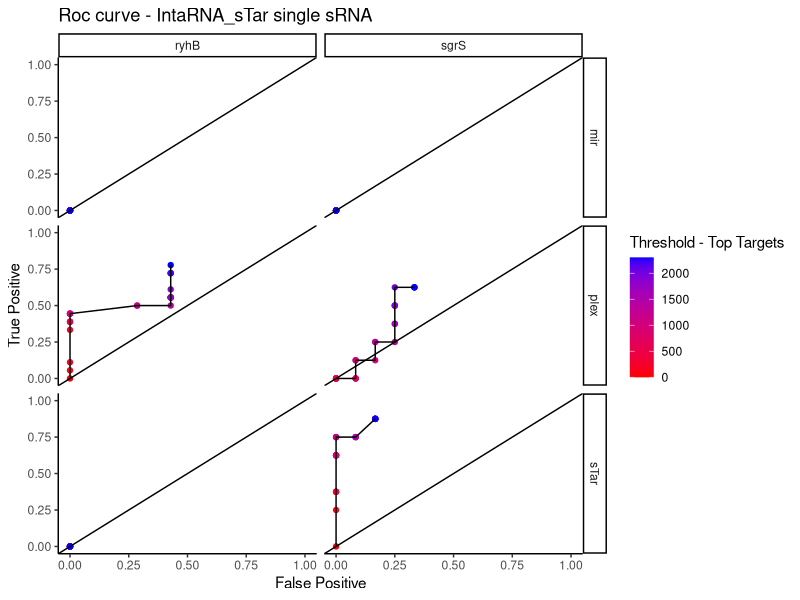
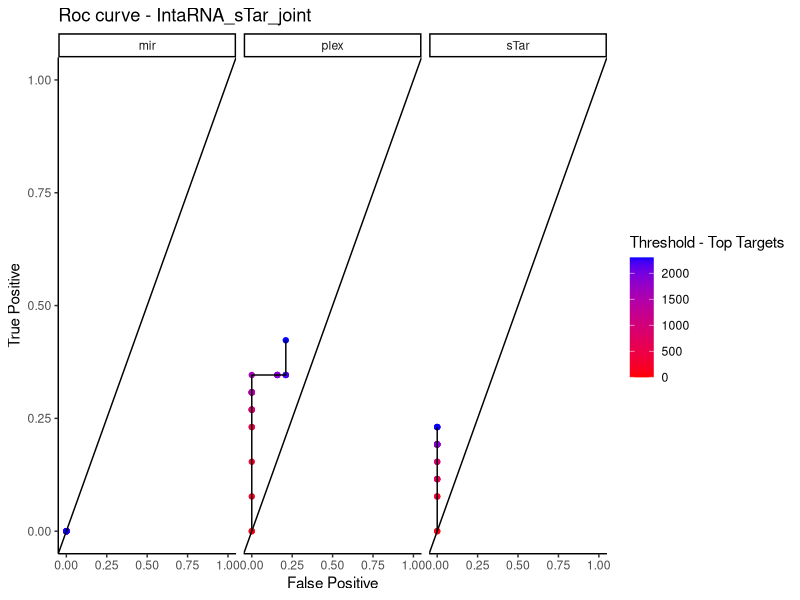
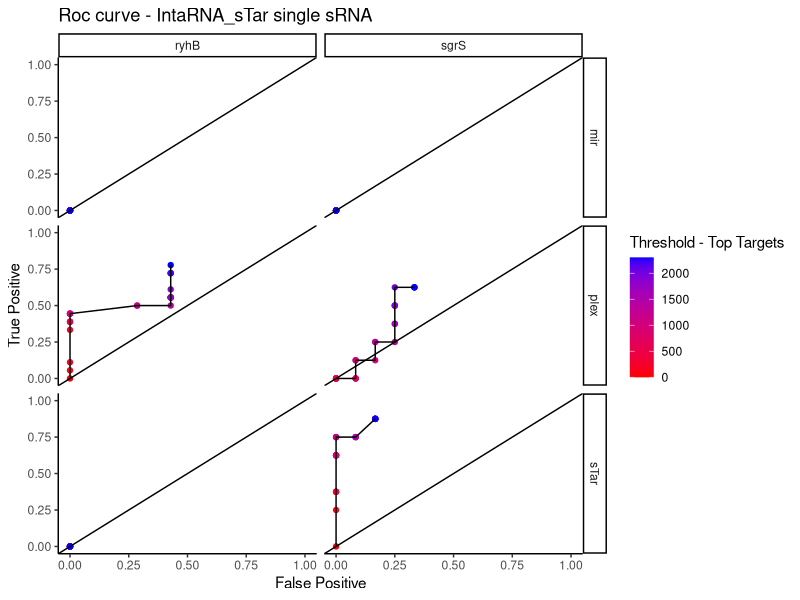
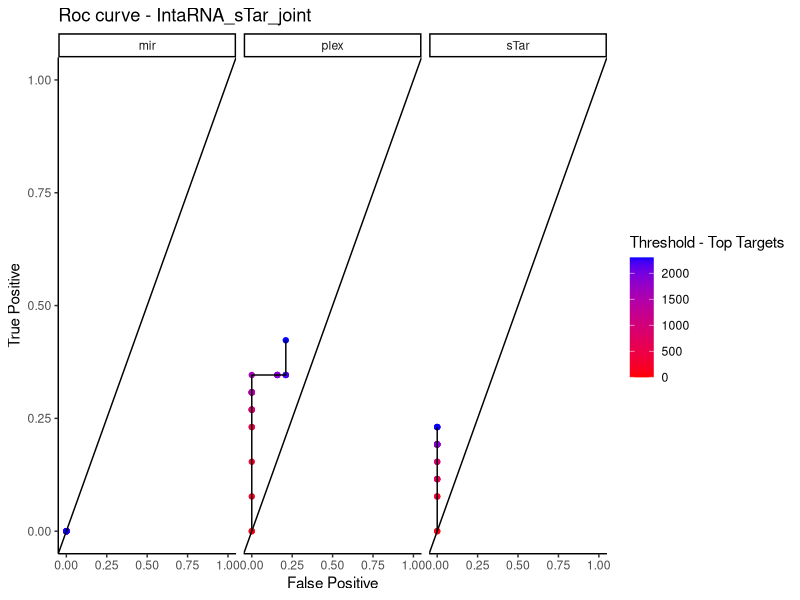

The R source for these figures, in order:

# R <- Version 4.0.2

#Import Libraries
library(dplyr)
library(tidyr)
library(ggplot2)

##### Import Data #####

#### IntaRNA_sTAR predictions

### sRNA ryhB
######## Predictions

tar_r<- read.delim('Predictions/res_tar.csv',header = T,sep = ';',stringsAsFactors = F) %>% select(id1,id2,E) %>% mutate(alg='sTar')

mir_r<- read.delim('Predictions/miranda_r.csv',header=T,sep=';',stringsAsFactors = F) %>% rename(id2=Seq1,id1=Seq2,E=Max.Energy) %>% select(id1,id2,E) %>% mutate(alg='mir')

plex <- read.delim('Predictions/plex.csv',header = F,
                   col.names =c('id1','id2','range1','range2','E'),
                   sep=';',stringsAsFactors = F) %>% 
  select(id1,id2,E) %>% mutate(alg='plex',E=as.numeric(E))

######## Validated Target

ver_r<- c('b0118','b0156','b0592','b0683','b0721',
          'b0722','b1531','b1612','b1656','b1778',
          'b1981','b2155','b2530','b3365','b3510',
          'b3607','b3928','b4154')

######## Validated non-Target

fp_r <- c('b3336','b1683','b4367','b1684',
          'b0150','b1905','b2832')

### sRNA sgrS
######## Predictions
tar_s<- read.delim('Predictions/res_tar_s.csv',header = T,sep = ';',stringsAsFactors = F)%>% mutate(id2='sgrS')%>% select(id1,id2,E) %>% mutate(alg='sTar')

mir_s<- read.delim('Predictions/miranda_s.csv',header=T,sep=';',stringsAsFactors = F) %>% rename(id2=Seq1,id1=Seq2,E=Max.Energy) %>% select(id1,id2,E)%>% mutate(alg='mir')

######## Validated Target

ver_s <- c('b1101','b1658','b1817','b1818',
         'b2153','b3433','b3826','b4116')

######## Validated non-Target

fp_s <- c('b1973','b0573','b0296','b4506','b1857','b1856',
        'b1178','b2012','b1858','b1729','b4035','b2150')



######## Join predictions dataset
db = rbind(tar_r,tar_s,mir_r,mir_s,plex)

#db = rbind(tar_r,tar_s)

######## Verified dataset target
verified <- data.frame(v=c(rep('t',18),rep('f',7),rep('t',8),rep('f',12)),
                       srna=c(rep('ryhB',25),rep('sgrS',20)),
                       target=c(ver_r,fp_r,ver_s,fp_s))




#### Check TP and FP rates - single sRNAs#####
alg <- db %>% select(alg) %>% distinct() %>% pull()
query<- db %>% select(id2) %>% distinct() %>% pull()

d<- data.frame(t=c('a'),srn=c('a'),rel=c('1'),fp=c('1'),a=c('a'))

for (a in alg){
  for (i in query) {
    n<- length(verified %>% filter(srna==i,v=='t') %>% pull(srna))
    f<- length(verified %>% filter(srna==i,v=='f') %>% pull(srna))
for (t in seq(0,2300,100)){
  m<-db %>% filter(id2==i,alg==a) %>%mutate(r=rank(E))%>% filter(id1%in%(verified %>% filter(srna==i,v=='t') %>% pull(target)),r<t) %>% summarise(n=n()) %>% pull(n)
  z<-db %>% filter(id2==i,alg==a) %>%mutate(r=rank(E))%>% filter(id1%in%(verified %>% filter(srna==i,v=='f') %>% pull(target)),r<t) %>% summarise(n=n()) %>% pull(n)
  d<-rbind(d,c(t,i,m/n,z/f,a))
  
}
}
}


d<- d[-1,]


##### ROC figures - single sRNAs

d %>%  mutate_at(.vars = vars(rel,fp,t),as.numeric) %>% 
  ggplot(aes(x=fp,y=rel))+
  ylim(0,1)+xlim(0,1)+
  geom_point(aes(color=t),lwd=3)+
  geom_path()+
  theme_classic()+
  ylab('True Positive')+
  xlab('False Positive')+
  scale_color_gradient(name='Threshold - Top Targets',low = 'red',high = 'blue' )+
  ggtitle('Roc curve - IntaRNA_sTar single sRNA')+
  geom_abline(slope = 1,intercept = 0)+
  facet_grid(a~srn)


ggsave('Fig/roc_Sgrs_facet.png', dpi=300)



#### Check TP and FP rates - overall sRNAs#####



d<- data.frame(t=c('a'),srn=c('a'),rel=c('1'),fp=c('1'),a=c('a'))

for (a in alg){
for (t in seq(0,2300,100)){

    vt<-verified %>% filter(v=='t')
    vf<-verified %>% filter(v=='f')
    
    n<- length(vt %>% pull(srna))
    f<- length(vf %>% pull(srna))
    m<-db %>% filter(alg==a) %>%mutate(r=rank(E))%>% filter(r<t) %>%
      inner_join(vt,by=c('id2'='srna','id1'='target')) %>% 
      summarise(n=n()) %>% pull(n)
    z<-db %>% filter(alg==a) %>%mutate(r=rank(E))%>% filter(r<t) %>%
      inner_join(vf,by=c('id2'='srna','id1'='target')) %>% 
      summarise(n=n()) %>% pull(n)
    d<-rbind(d,c(t,'srna',m/n,z/f,a))
    

}}





d=d[-1,]

##### ROC figures - single sRNAs


d  %>%  mutate_at(.vars = vars(rel,fp,t),as.numeric) %>% 
  ggplot(aes(x=fp,y=rel))+
  ylim(0,1)+xlim(0,1)+
  geom_point(aes(color=t),lwd=3)+
  geom_path()+
  theme_classic()+
  ylab('True Positive')+
  xlab('False Positive')+
  scale_color_gradient(name='Threshold - Top Targets',low = 'red',high = 'blue' )+
  ggtitle('Roc curve - IntaRNA_sTar_joint')+
  geom_abline(slope = 1,intercept = 0)+
  facet_wrap(~a)



ggsave('Fig/roc_Sgrs.png', dpi=300)
